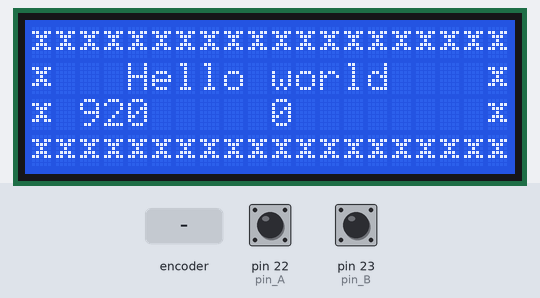
Recording of a sketch running on a simulated Arduino Mega 2560, built with avr-gcc and run on an emulated ATmega2560. Shown: 20×4 character LCD. The inputs (shaded band) are chosen by the test bench; at power-on: pin 22 (pin_A) HIGH, pin 23 (pin_B) HIGH.

Above: at 1.39 s.
1.4 s: rotary encoder on pin 22 (pin_A) / pin 23 (pin_B) turned 1 step (first pin leading)
At 1.64 s:
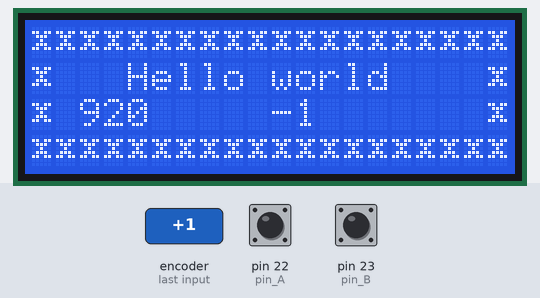
3.1 s: rotary encoder on pin 22 (pin_A) / pin 23 (pin_B) turned 1 step (first pin leading)
At 4.21 s:
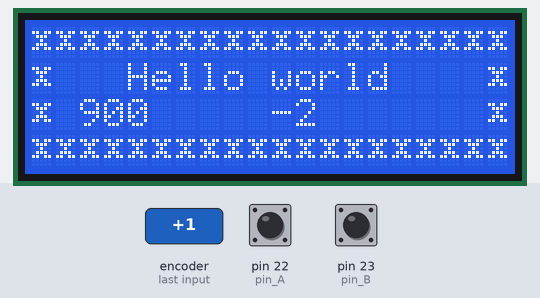

The sketch:

encoder_lcd_test2.ino
```cpp
/*

 */


#include <Wire.h>
#include <LCD.h>
#include <LiquidCrystal_I2C.h>  // F Malpartida's NewLiquidCrystal library


#define I2C_ADDR    0x20  // Define I2C Address where the PCF8574A is

#define BACKLIGHT_PIN     7
#define En_pin  4
#define Rw_pin  5
#define Rs_pin  6
#define D4_pin  0
#define D5_pin  1
#define D6_pin  2
#define D7_pin  3

#define  LED_OFF  0
#define  LED_ON  1

#define printByte(args)  write(args);


uint8_t bell[8]  = {0x4,0xe,0xe,0xe,0x1f,0x0,0x4};
uint8_t note[8]  = {0x2,0x3,0x2,0xe,0x1e,0xc,0x0};
uint8_t clock[8] = {0x0,0xe,0x15,0x17,0x11,0xe,0x0};
uint8_t heart[8] = {0x0,0xa,0x1f,0x1f,0xe,0x4,0x0};
uint8_t duck[8]  = {0x0,0xc,0x1d,0xf,0xf,0x6,0x0};
uint8_t check[8] = {0x0,0x1,0x3,0x16,0x1c,0x8,0x0};
uint8_t cross[8] = {0x0,0x1b,0xe,0x4,0xe,0x1b,0x0};
uint8_t retarrow[8] = {	0x1,0x1,0x5,0x9,0x1f,0x8,0x4};

LiquidCrystal_I2C  lcd(I2C_ADDR,En_pin,Rw_pin,Rs_pin,D4_pin,D5_pin,D6_pin,D7_pin);


unsigned long currentTime;
unsigned long loopTime = 0;
unsigned long printTime = 0;
const int pin_A = 22;
const int pin_B = 23;


int prev_enc_val = -1;

long value = 0;
long prev_value=-9999;

unsigned long samples = 0;


void setup(){
  //start serial connection
  Serial.begin(57600);

  pinMode(pin_A, INPUT_PULLUP);
  pinMode(pin_B, INPUT_PULLUP);


  lcd.begin (20,4);  // initialize the lcd
  // Switch on the backlight
  lcd.setBacklightPin(BACKLIGHT_PIN,NEGATIVE);
  lcd.setBacklight(LED_ON);

  lcd.createChar(0, bell);
  lcd.createChar(1, note);
  lcd.createChar(2, clock);
  lcd.createChar(3, heart);
  lcd.createChar(4, duck);
  lcd.createChar(5, check);
  lcd.createChar(6, cross);
  lcd.createChar(7, retarrow);
  lcd.home();

  lcd.clear();

  lcd.setCursor(0, 0);
  for(int i = 0;i < 20; i++)  lcd.printByte(6);
  lcd.setCursor(0, 1);
  lcd.printByte(6);
  lcd.print("   Hello world    ");
  lcd.printByte(6);

  lcd.setCursor(0, 2);
  lcd.printByte(6);
  lcd.setCursor(19, 2);
  lcd.printByte(6);


  lcd.setCursor(0, 3);
  for(int i = 0;i < 20; i++)  lcd.printByte(6);
}

//          push switch
//     |   |
//    _|___|_
//   |   _   |
//   |  / \  |  top view
//   |  \_/  |
//   |_______|
//     | | |
//     | | |
//     A B G


int GrayToInt(int a, int b) {
  if (a==0 && b==0)
    return 0;
  else if (a==0 && b>0)
    return 1;
  else if (a>0 && b>0)
    return 2;
  else
    return 3;
}


void loop() {

  // get the current elapsed time
  currentTime = millis();

  if(currentTime >= (loopTime + 1)){
  // 5ms since last check of encoder = 1kHz

    samples++;

    // Read encoder pins
    int enc_val = GrayToInt(digitalRead(pin_A), digitalRead(pin_B));


    // pev    next
    //  2
    //  3
    //  0  -> 3::-1 / 0::0 / 1::+1
    //  1  -> 0::-1 / 1::0 / 2::+1
    //  2  -> 1::-1 / 2::0 / 3::+1
    //  3  -> 2::-1 / 3::0 / 0::+1
    //  0
    //  1

    if (prev_enc_val == 0) {
      if (enc_val == 3) value--;
      if (enc_val == 1) value++;
    } else
    if (prev_enc_val == 1) {
      if (enc_val == 0) value--;
      if (enc_val == 2) value++;
    } else
    if (prev_enc_val == 2) {
      if (enc_val == 1) value--;
      if (enc_val == 3) value++;
      if (enc_val == 2) {
        // we are at a dented position; value *should* be a multiple of 4; if not round
        if (value % 4 != 0) {
          value = ((value + 2) >> 2) << 2;
  	}
      }
    } else
    if (prev_enc_val == 3) {
      if (enc_val == 2) value--;
      if (enc_val == 0) value++;
    }
    prev_enc_val = enc_val;

    loopTime = currentTime;  // Updates loopTime
  }


  // Other processing can be done here


  if(currentTime >= (printTime + 50)){


    lcd.setCursor(2, 2);
    lcd.print(samples*20);
    lcd.print("  ");
    samples=0;

    if (value != prev_value) {
        lcd.setCursor(10, 2);
        lcd.print(value/4);
        lcd.print("   ");
        prev_value=value;
    }


    printTime = currentTime;
  }

}
```
